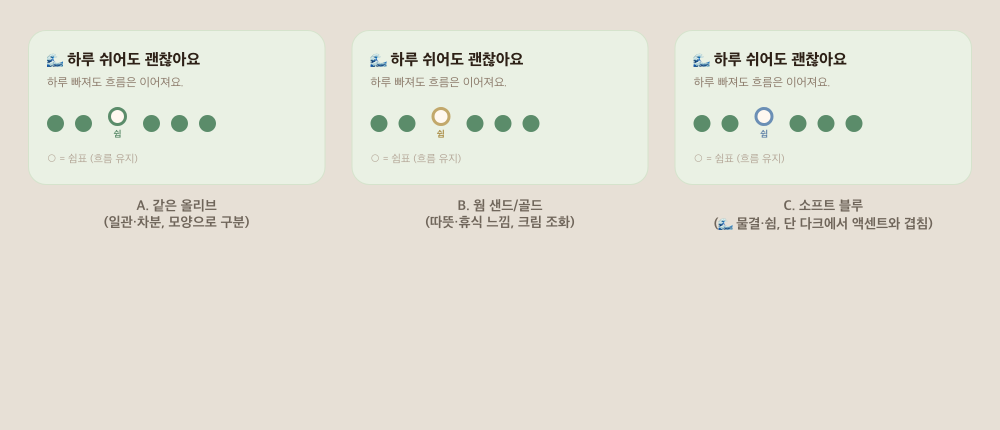
#> input picture assets/mockups/breathing-color.png, 2000 x 860 px, given in place of icon.png, which was not available (shown at 1/2 size)
$ python sync-adaptive-icon.py
#> lines starting #> are read from the running program, lines starting #| are printed output that depends on the picture; pictures that were not available may be replaced by others from this repository, and a replacement may not be noted
#!/usr/bin/env python3
"""
icon.png(iOS 마스터)를 기반으로 Android adaptive-icon.png 재생성.

두 가지 모드:
  --keep-bg : icon.png의 cream 라운딩 사각형 배경을 그대로 유지하고 축소
  --strip-bg: cream 픽셀을 투명으로 치환 → 식물+점 도안만 남김 (Android 시스템 cream과 자연스럽게 합쳐짐)

기본은 --strip-bg.
"""
import argparse
import os

from PIL import Image

ROOT = os.path.dirname(os.path.dirname(os.path.abspath(__file__)))
SRC = os.path.join(ROOT, "assets", "icon.png")
DST = os.path.join(ROOT, "assets", "adaptive-icon.png")

CANVAS = 1024
SAFE_RATIO = 0.72

CREAM_RGB = (255, 248, 240)  # app.json android.adaptiveIcon.backgroundColor
CREAM_TOL = 18  # 채널별 차이 허용치


def strip_cream(img: Image.Image) -> Image.Image:
    """cream에 가까운 픽셀의 alpha를 0으로 — PIL의 point/getdata 기반."""
    img = img.convert("RGBA")
    px = img.load()
    w, h = img.size
    cr, cg, cb = CREAM_RGB
    tol = CREAM_TOL
    for y in range(h):
        for x in range(w):
            r, g, b, a = px[x, y]
            if (
                abs(r - cr) <= tol
                and abs(g - cg) <= tol
                and abs(b - cb) <= tol
            ):
                px[x, y] = (r, g, b, 0)
    return img


def main() -> None:
    parser = argparse.ArgumentParser()
    grp = parser.add_mutually_exclusive_group()
    grp.add_argument("--keep-bg", action="store_const", dest="mode", const="keep")
    grp.add_argument("--strip-bg", action="store_const", dest="mode", const="strip")
    parser.set_defaults(mode="strip")
    args = parser.parse_args()

    src = Image.open(SRC).convert("RGBA")
    if src.size != (CANVAS, CANVAS):
        src = src.resize((CANVAS, CANVAS), Image.LANCZOS)
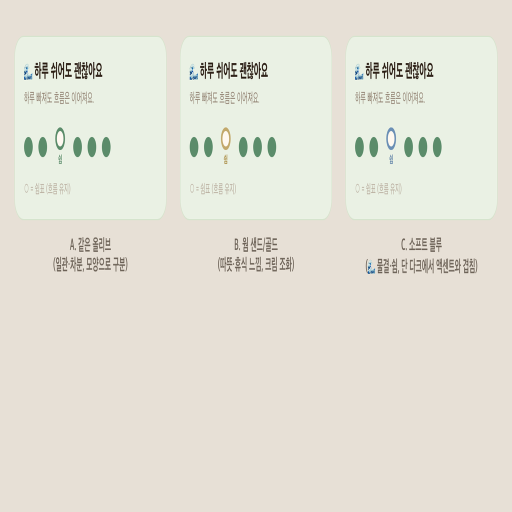
#> src: PIL image 1024x1024 RGBA (shown at 1/2 size); mean R, G, B, A 228.4, 226.1, 214.9, 255

    if args.mode == "strip":
        src = strip_cream(src)
        print("[mode] cream 배경 투명 처리")
    else:
        print("[mode] icon.png 원본 그대로 유지")

    target_size = int(CANVAS * SAFE_RATIO)
    scaled = src.resize((target_size, target_size), Image.LANCZOS)
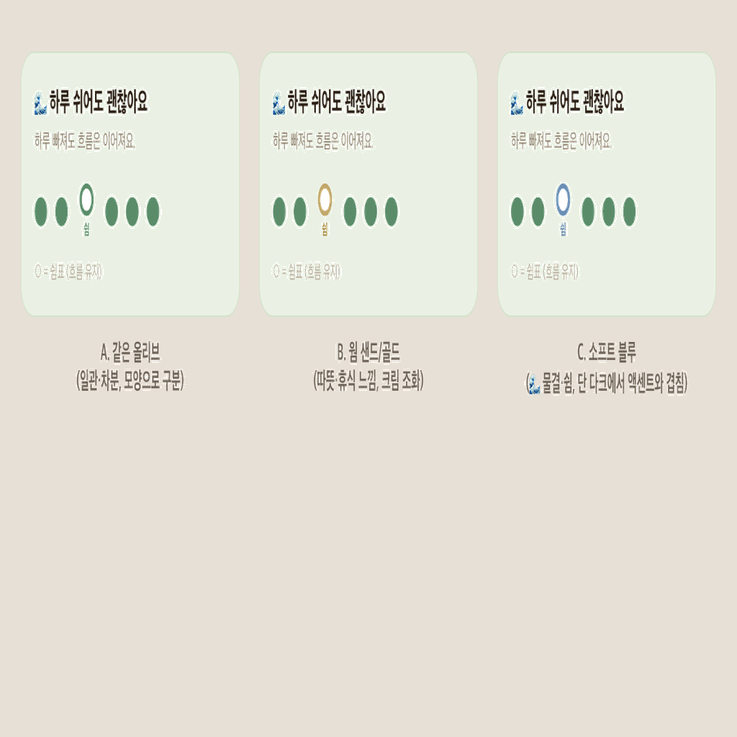
#> scaled: PIL image 737x737 RGBA; mean R, G, B, A 228.3, 225.9, 214.8, 252.5; transparent parts drawn white

    canvas = Image.new("RGBA", (CANVAS, CANVAS), (0, 0, 0, 0))
#> canvas: PIL image 1024x1024 RGBA; every value is 0
    offset = (CANVAS - target_size) // 2
    canvas.paste(scaled, (offset, offset), scaled)
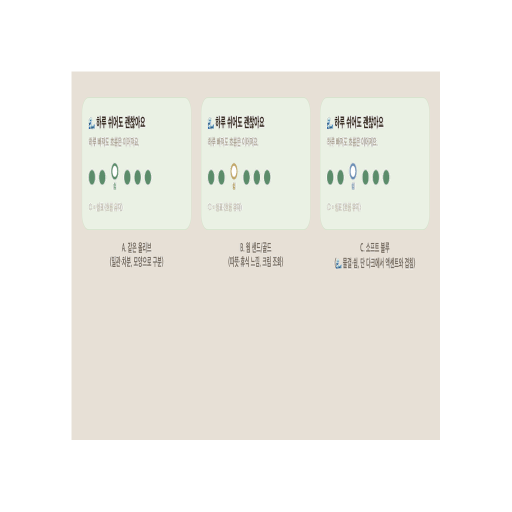
#> canvas: PIL image 1024x1024 RGBA (shown at 1/2 size); mean R, G, B, A 117.2, 116, 110.3, 130.2; transparent parts drawn white

    canvas.save(DST, "PNG", optimize=True)
    print(f"✓ adaptive-icon.png 재생성 ({target_size}px / {CANVAS}px, 점유율 {SAFE_RATIO*100:.0f}%)")
    print(f"  → {DST}")


if __name__ == "__main__":
    main()

$ run again, on assets/mockups/breathing-dots.png
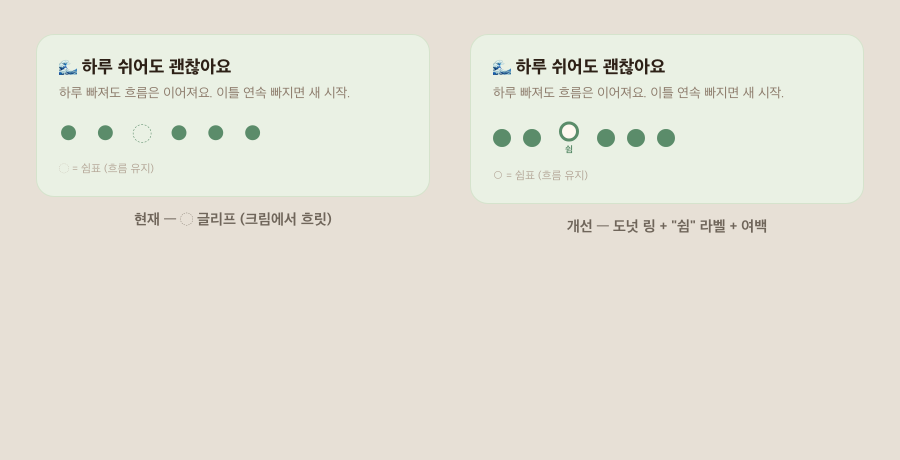
#> input picture assets/mockups/breathing-dots.png, 1800 x 920 px, given in place of icon.png, which was not available (shown at 1/2 size)
#> in main, `scaled = src.resize((target_size, target_size), Image.LANCZOS)`:
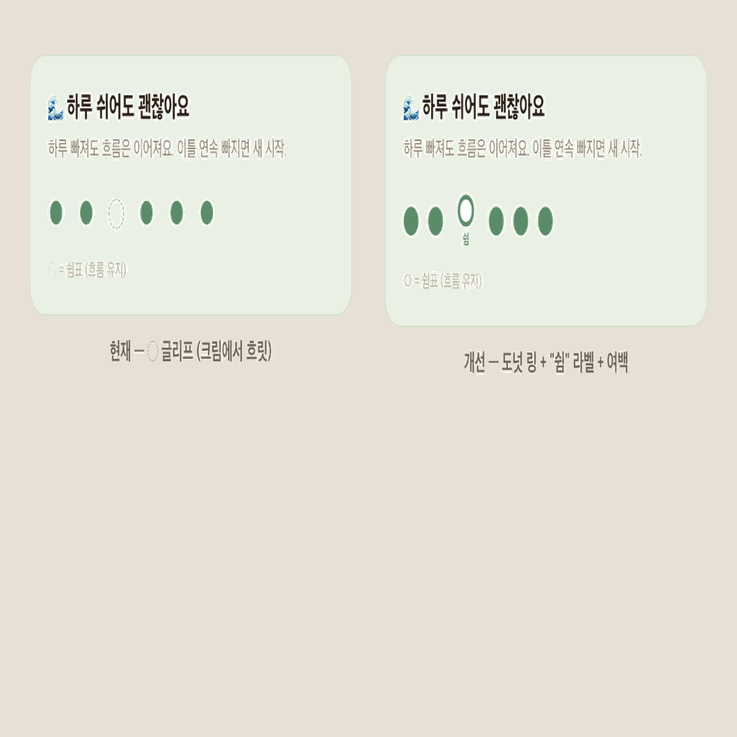
#> scaled: PIL image 737x737 RGBA; mean R, G, B, A 229.2, 226.7, 215.6, 253; transparent parts drawn white
#> in main, `canvas.paste(scaled, (offset, offset), scaled)`:
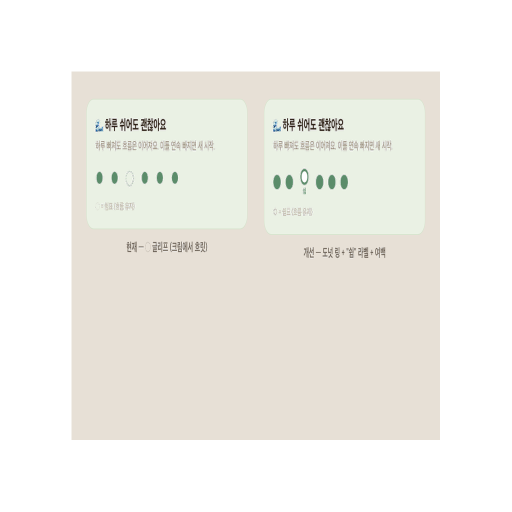
#> canvas: PIL image 1024x1024 RGBA (shown at 1/2 size); mean R, G, B, A 117.9, 116.6, 110.9, 130.5; transparent parts drawn white
